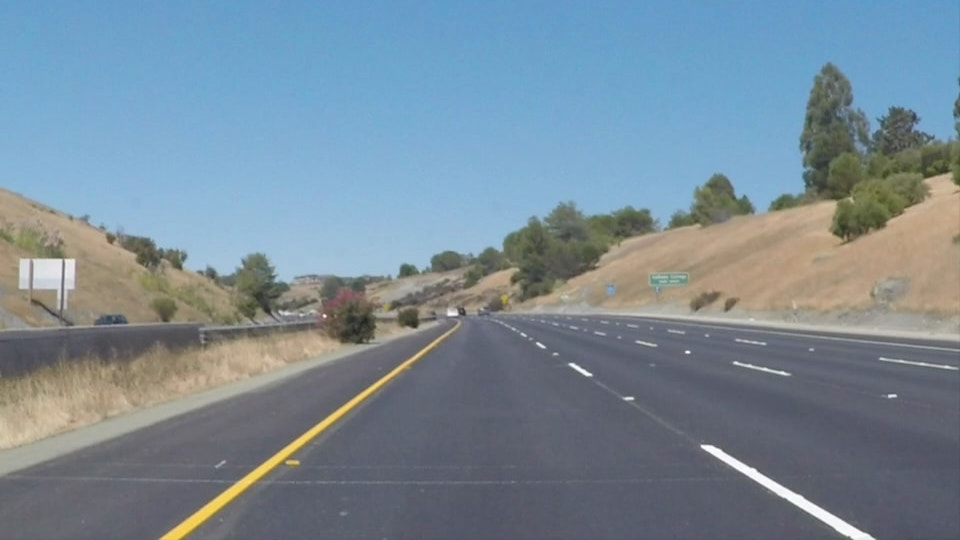
#> input picture line_segmentation/solidYellowCurve2.jpg, 960 x 540 px
$ python line_segmentation_highway.py
#> lines starting #> are read from the running program, lines starting #| are printed output that depends on the picture; after the words box and inside, x2 and y2 are one past the last pixel; in counts of white or black regions, pixels touching at a corner belong together
#> further down, img is the input picture: shape (540, 960, 3); mean R, G, B 120.7, 138.6, 151.5
import numpy as np
import cv2
from math import fabs
import matplotlib.image as mpimg
import matplotlib.pyplot as plt


def region_of_interest(img, vertices):
    mask = np.zeros_like(img)
    match_mask_color = 255
    cv2.fillPoly(mask, vertices, match_mask_color)
    masked_image = cv2.bitwise_and(img, mask)
    return masked_image


def draw_lines(img, lines, color=[255, 0, 0], thickness=3):
    if lines is None:
        return
    img = np.copy(img)
    line_img = np.zeros(
        (
            img.shape[0],
            img.shape[1],
            3
        ),
        dtype=np.uint8,
    )
    for line in lines:
        for x1, y1, x2, y2 in line:
            cv2.line(line_img, (x1, y1), (x2, y2), color, thickness)
    img = cv2.addWeighted(img, 0.8, line_img, 1.0, 0.0)
    return img


def pipeline(image):
    """
    An image processing pipeline which will output
    an image with the lane lines annotated.
    """
    height = image.shape[0]
#> height = 540
    width = image.shape[1]
#> width = 960
    region_of_interest_vertices = [
        (0, height),
        (width / 2, height / 2),
        (width, height),
    ]
#> region_of_interest_vertices = [(0, 540), (480, 270), (960, 540)]
    gray_image = cv2.cvtColor(image, cv2.COLOR_RGB2GRAY)
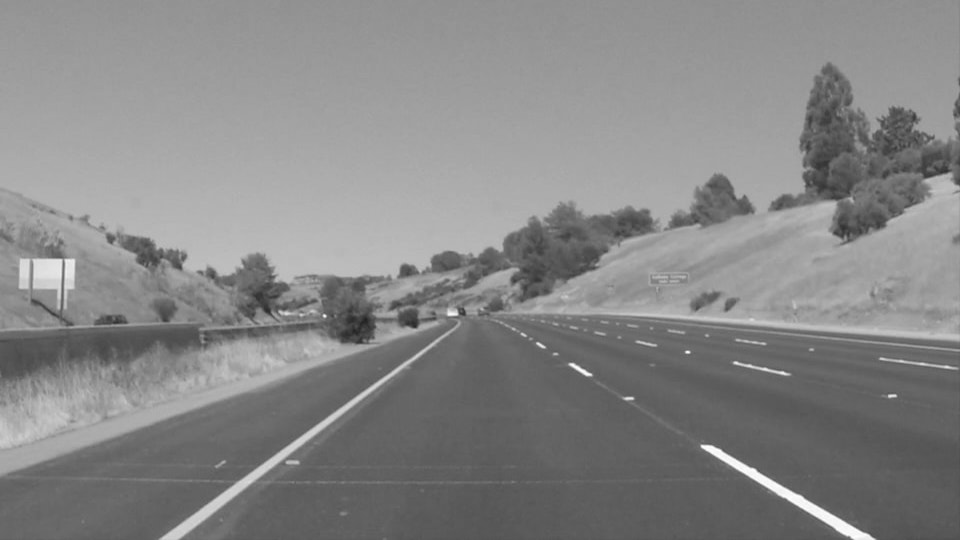
#> gray_image: shape (540, 960); min 32, max 255, mean 134.7
    cannyed_image = cv2.Canny(gray_image, 100, 200)
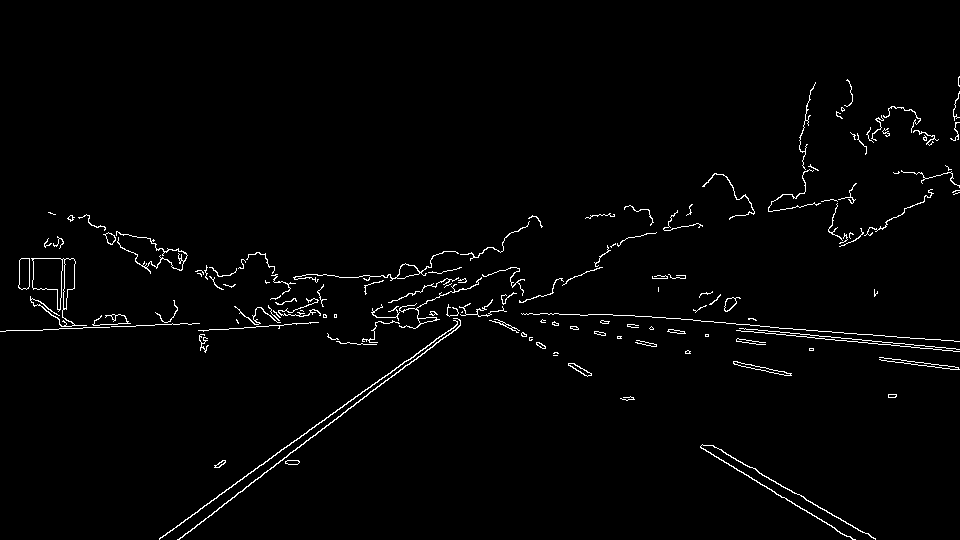
#> cannyed_image: shape (540, 960); 1.8% white in thin lines or dots, all inside (x1, y1, x2, y2) = (0, 76, 960, 540)

    cropped_image = region_of_interest(
        cannyed_image,
        np.array(
            [region_of_interest_vertices],
            np.int32
        ),
    )
#> in region_of_interest, `cv2.fillPoly(mask, vertices, match_mask_color)`:
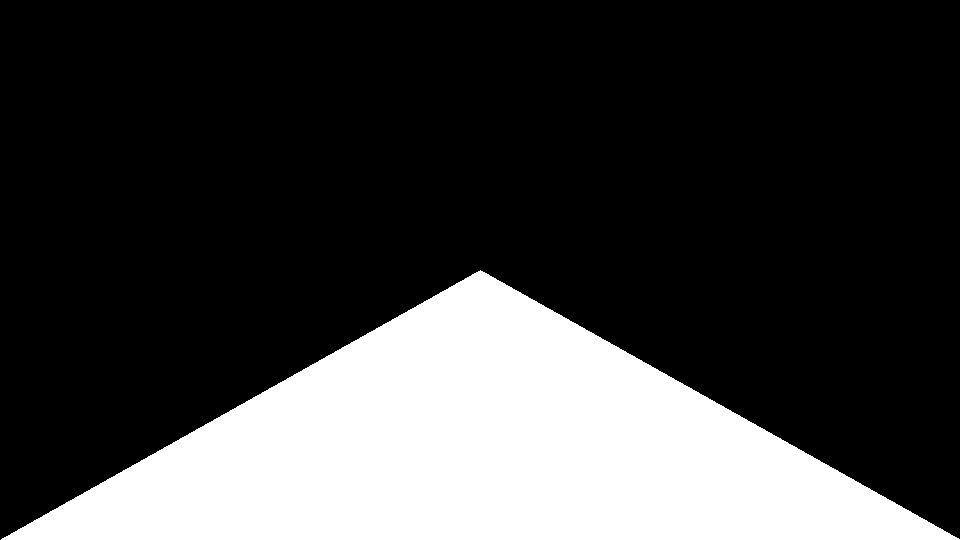
#> mask: shape (540, 960); 25% white; 1 white region, box (x1, y1, x2, y2) and area: (1, 270, 960, 540) 129810
#> in region_of_interest, `masked_image = cv2.bitwise_and(img, mask)`:
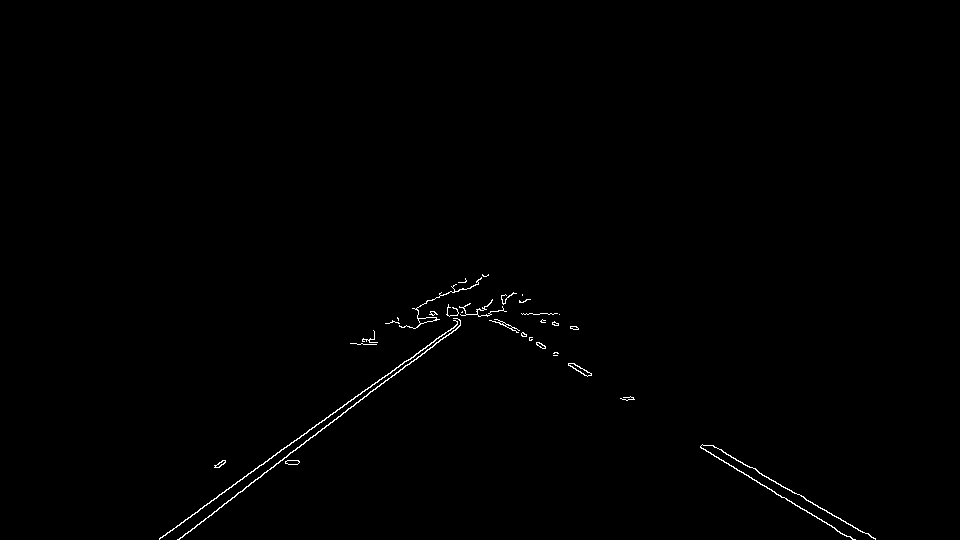
#> masked_image: shape (540, 960); 0.48% white in thin lines or dots, all inside (x1, y1, x2, y2) = (159, 274, 876, 540)

    lines = cv2.HoughLinesP(
        cropped_image,
        rho=6,
        theta=np.pi / 60,
        threshold=160,
        lines=np.array([]),
        minLineLength=40,
        maxLineGap=25
    )
#> lines = 16 rows, first 6: [448, 292, 591, 374], [159, 539, 406, 360], [712, 445, 875, 539], [318, 431, 420, 356], [211, 515, 276, 463], [700, 446, 744, 474]

    left_line_x = []
    left_line_y = []
    right_line_x = []
    right_line_y = []

    for line in lines:
        for x1, y1, x2, y2 in line:
            slope = (y2 - y1) / (x2 - x1)
            if fabs(slope) < 0.5:
                continue
            if slope <= 0:
                left_line_x.extend([x1, x2])
                left_line_y.extend([y1, y2])
            else:
                right_line_x.extend([x1, x2])
                right_line_y.extend([y1, y2])
#> this loop made 16 passes
#> line on passes 1 to 12: [[448, 292, 591, 374]], [[159, 539, 406, 360]], [[712, 445, 875, 539]], [[318, 431, 420, 356]], [[211, 515, 276, 463]], [[700, 446, 744, 474]], [[381, 384, 468, 314]], [[410, 359, 466, 314]], [[295, 450, 348, 408]], [[718, 457, 760, 484]], [[315, 435, 356, 402]], [[799, 506, 846, 536]]
#> after the loop, left_line_x = [159, 406, 318, 420, 211, 276, 381, 468, 410, 466, 295, 348, 315, 356, 257, 310, 414, 479]; left_line_y = [539, 360, 431, 356, 515, 463, 384, 314, 359, 314, 450, 408, 435, 402, 479, 437, 360, 308]; right_line_x = [448, 591, 712, 875, 700, 744, 718, 760, 799, 846, 483, 584]; right_line_y = [292, 374, 445, 539, 446, 474, 457, 484, 506, 536, 310, 375]
    min_y = int(image.shape[0] * (3 / 5))
#> min_y = 324
    max_y = int(image.shape[0])
#> max_y = 540
    poly_left = np.poly1d(np.polyfit(
        left_line_y,
        left_line_x,
        deg=1
    ))

    left_x_start = int(poly_left(max_y))
#> left_x_start = 172
    left_x_end = int(poly_left(min_y))
#> left_x_end = 458

    poly_right = np.poly1d(np.polyfit(
        right_line_y,
        right_line_x,
        deg=1
    ))
    right_x_start = int(poly_right(max_y))
#> right_x_start = 859
    right_x_end = int(poly_right(min_y))
#> right_x_end = 502

    line_image = draw_lines(
        image,
        [[
            [left_x_start, max_y, left_x_end, min_y],
            [right_x_start, max_y, right_x_end, min_y],
        ]],
        thickness=5,
    )
#> after the loop in draw_lines, `for line in lines:`:
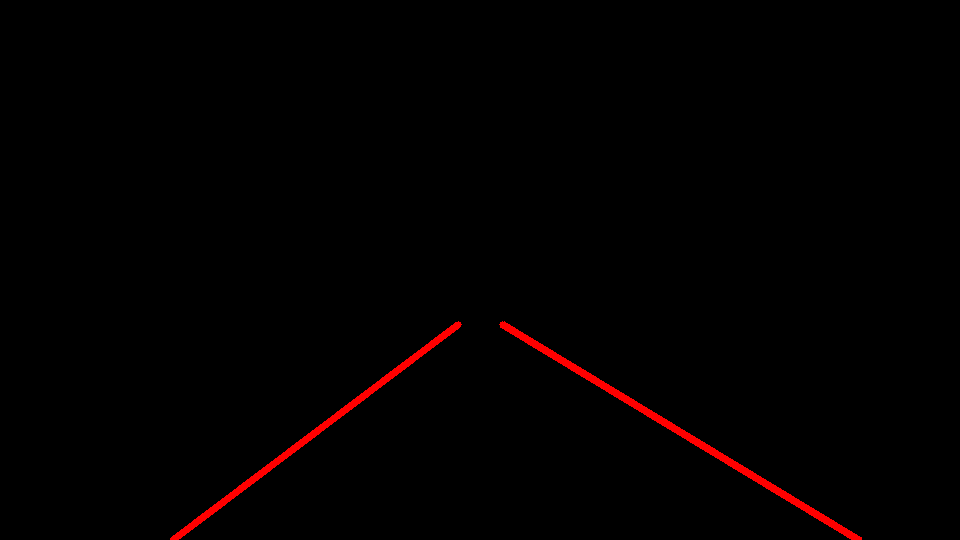
#> line_img: shape (540, 960, 3); mean of channels 0, 1, 2 2.7, 0, 0; drawn as R, G, B
#> in draw_lines, `img = cv2.addWeighted(img, 0.8, line_img, 1.0, 0.0)`:
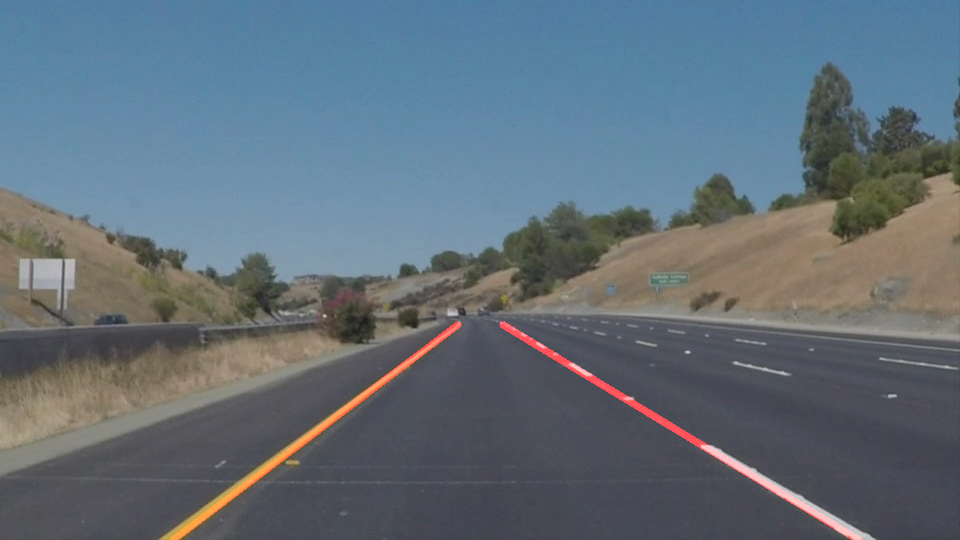
#> img: shape (540, 960, 3); mean R, G, B 97.8, 110.9, 121.2
    pts = np.array([[left_x_start, max_y], [left_x_end, min_y], [right_x_start, max_y],
                    [right_x_end, min_y]], np.int32)
#> pts = [[172, 540], [458, 324], [859, 540], [502, 324]]
    return line_image, pts


img_path = 'solidYellowCurve2.jpg'
img = mpimg.imread(img_path)
# plt.imshow(img)
# plt.show()
q, pts = pipeline(img)
#> pts = [[172, 540], [458, 324], [859, 540], [502, 324]]
pts = pts.reshape((-1, 1, 2))
cv2.fillPoly(q, [pts], (0, 0, 255))
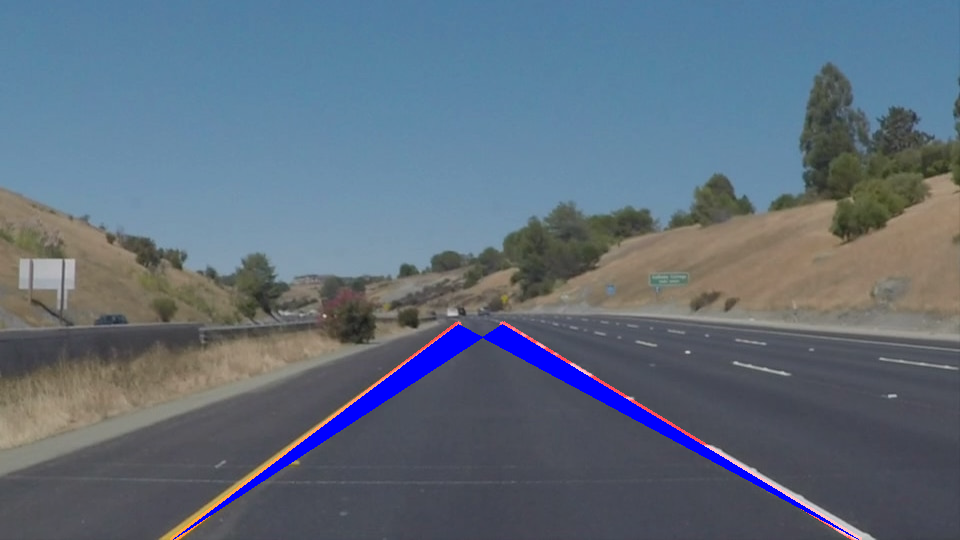
#> q: shape (540, 960, 3); 1.85% of pixels changed, all inside (x1, y1, x2, y2) = (173, 324, 859, 540)
plt.imshow(q)

$ run again, with line_segmentation/solidWhiteCurve.jpg copied over line_segmentation/solidYellowCurve2.jpg
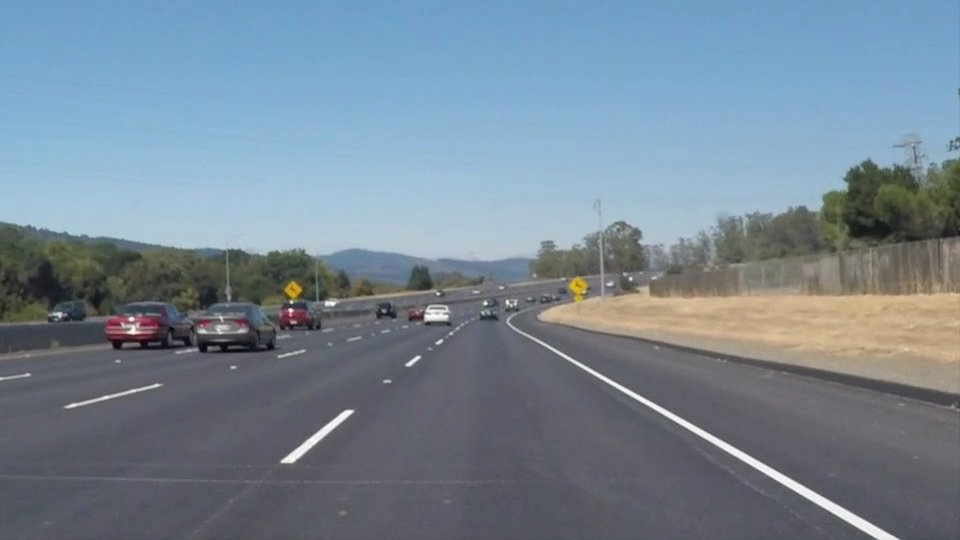
#> input picture line_segmentation/solidWhiteCurve.jpg, 960 x 540 px
#> img is the input picture: shape (540, 960, 3); mean R, G, B 118.5, 134.5, 148.1
#> in pipeline, `cannyed_image = cv2.Canny(gray_image, 100, 200)`:
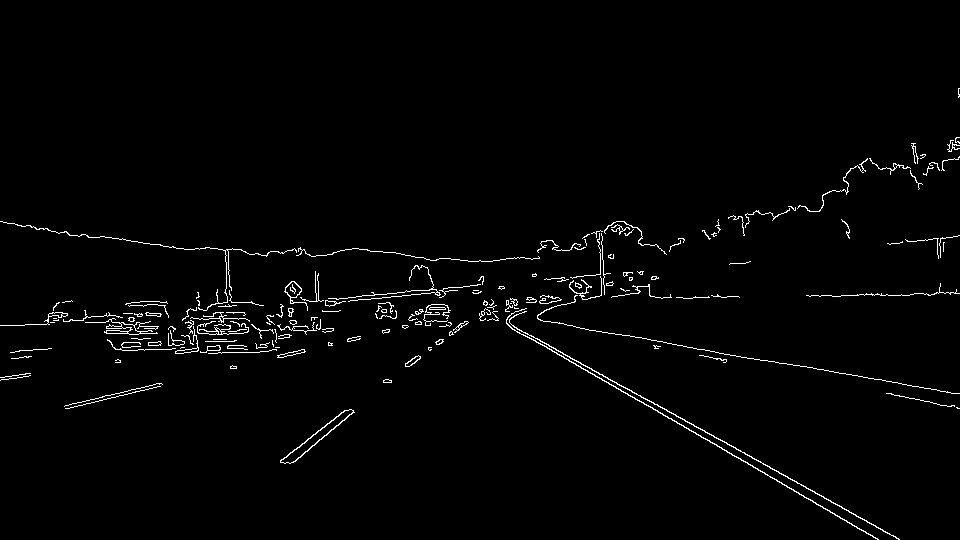
#> cannyed_image: shape (540, 960); 1.7% white in thin lines or dots, all inside (x1, y1, x2, y2) = (0, 88, 960, 540)
#> mask: shape (540, 960); 25% white; 1 white region, box (x1, y1, x2, y2) and area: (1, 270, 960, 540) 129810
#> masked_image: shape (540, 960); 0.45% white in thin lines or dots, all inside (x1, y1, x2, y2) = (280, 276, 900, 540)
#> lines = 14 rows, first 6: [483, 311, 878, 539], [647, 399, 716, 438], [704, 430, 806, 488], [484, 310, 812, 500], [383, 380, 465, 321], [830, 500, 899, 539]
#> the loop in pipeline, `for line in lines:` made 14 passes
#> after the loop in pipeline, `for line in lines:`: left_line_x = [383, 465, 383, 493, 383, 493, 384, 493, 289, 353, 406, 487]; left_line_y = [380, 321, 381, 301, 382, 302, 382, 303, 463, 412, 363, 304]; right_line_x = [483, 878, 647, 716, 704, 806, 484, 812, 830, 899, 479, 538, 673, 752, 537, 623]; right_line_y = [311, 539, 399, 438, 430, 488, 310, 500, 500, 539, 313, 343, 413, 458, 338, 387]
#> left_x_start = 183
#> left_x_end = 461
#> right_x_start = 895
#> right_x_end = 508
#> in pipeline, `pts = np.array([[left_x_start, max_y], [left_x_end, min_y], [right_x_s..`: pts = [[183, 540], [461, 324], [895, 540], [508, 324]]
#> `cv2.fillPoly(q, [pts], (0, 0, 255))`:
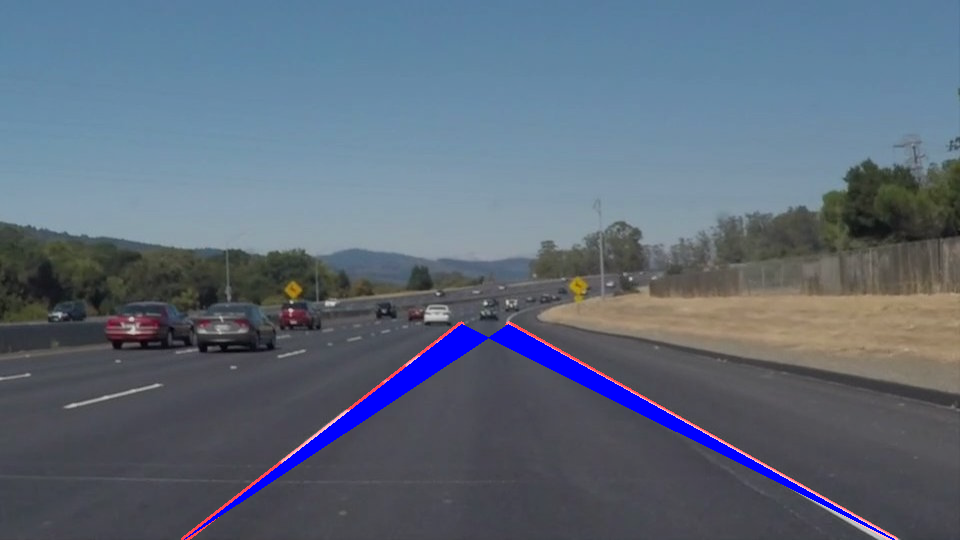
#> q: shape (540, 960, 3); mean R, G, B 93.5, 105.6, 121.4

$ run again, with line_segmentation/singleLine.png saved as line_segmentation/solidYellowCurve2.jpg
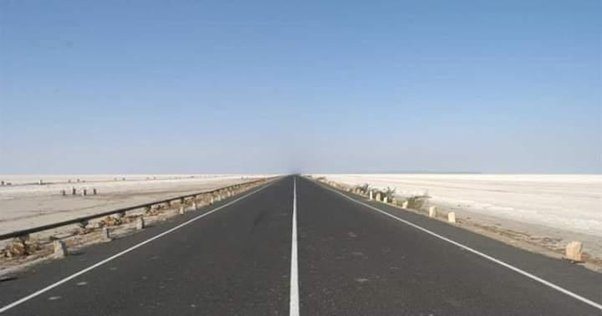
#> input picture line_segmentation/singleLine.png, 602 x 316 px
#> img is the input picture: shape (316, 602, 3); mean R, G, B 139, 151.9, 167.1
#> in pipeline, `cannyed_image = cv2.Canny(gray_image, 100, 200)`:
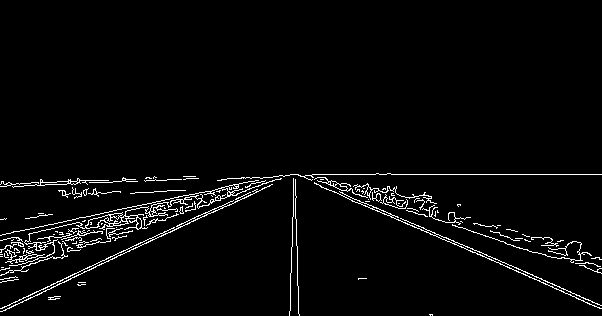
#> cannyed_image: shape (316, 602); 3.2% white in thin lines or dots, all inside (x1, y1, x2, y2) = (0, 173, 602, 316)
#> mask: shape (316, 602); 25.1% white; 1 white region, box (x1, y1, x2, y2) and area: (1, 158, 602, 316) 47701
#> masked_image: shape (316, 602); 0.8% white in thin lines or dots, all inside (x1, y1, x2, y2) = (48, 174, 530, 316)
#> lines = [[146, 243, 219, 206], [295, 174, 472, 252], [89, 270, 135, 247], [170, 232, 282, 175], [413, 223, 493, 258], [297, 268, 299, 315], [64, 282, 164, 231], [405, 222, 529, 277], [290, 291, 295, 179], [294, 174, 395, 207]]
#> the loop in pipeline, `for line in lines:` made 10 passes
#> after the loop in pipeline, `for line in lines:`: left_line_x = [146, 219, 89, 135, 170, 282, 64, 164, 290, 295]; left_line_y = [243, 206, 270, 247, 232, 175, 282, 231, 291, 179]; right_line_x = [297, 299]; right_line_y = [268, 315]
#> left_x_start = 90
#> left_x_end = 240
#> right_x_start = 299
#> right_x_end = 293
#> in pipeline, `pts = np.array([[left_x_start, max_y], [left_x_end, min_y], [right_x_s..`: pts = [[90, 316], [240, 189], [299, 316], [293, 189]]
#> `cv2.fillPoly(q, [pts], (0, 0, 255))`:
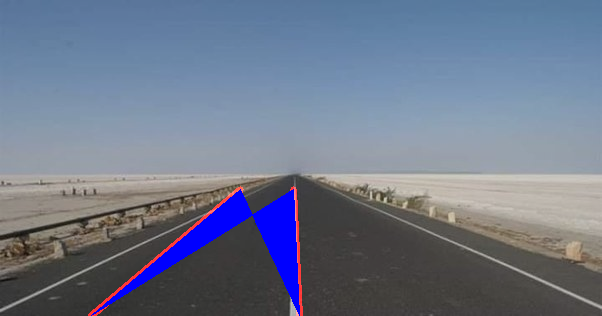
#> q: shape (316, 602, 3); mean R, G, B 110.1, 119.4, 139.1
